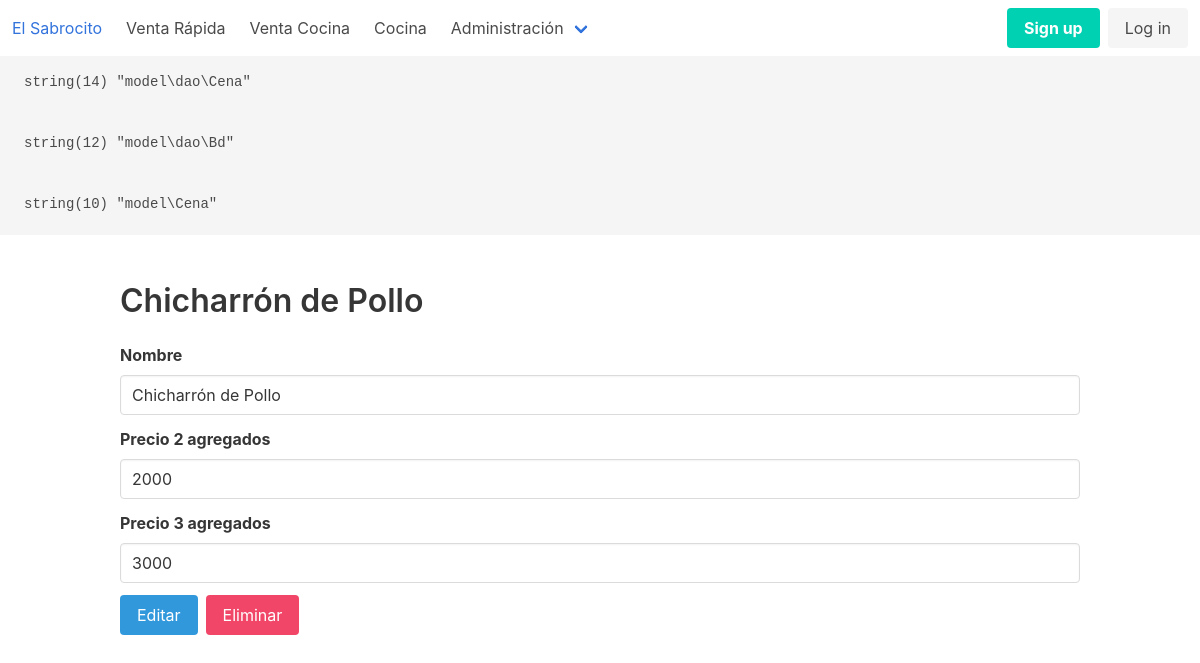
The app's page /view/cena_nuevo.php?id=1 with its own data.
### tables this page shows
CREATE TABLE `cena` (
  `id` int(11) NOT NULL AUTO_INCREMENT,
  `descripcion` varchar(50) NOT NULL,
  `precio_2` int(11) DEFAULT NULL,
  `precio_3` int(11) DEFAULT NULL,
  `visible` tinyint(1) DEFAULT NULL,
  PRIMARY KEY (`id`)
);

### model/dao/Bd.php (called while the page is built, shortened)
<?php
class Bd {
    public static function conexion(){
        try {
            $command = [\PDO::MYSQL_ATTR_INIT_COMMAND => 'SET NAMES  \'UTF8\''];
            $_db = new \PDO('mysql:host=localhost;dbname=restorant', 'restorant', 'restorant', $command);
            $_db->setAttribute(\PDO::ATTR_ERRMODE, \PDO::ERRMODE_EXCEPTION);
            $_db->beginTransaction();
            $sth = $_db->prepare("BEGIN");
            $sth->execute();
            $_db->commit();
            return $_db;
        }
        catch (\PDOException $ex) {
            echo "<pre>"; var_dump($ex); echo "</pre>";
            die();
        }
    }
}

### model/dao/Cena.php (called while the page is built, shortened)
<?php
class Cena extends Bd
{
    public static function obtener($id){
        try{
            $sql = "SELECT * FROM cena WHERE id = :id;";
            $sth = self::conexion()->prepare($sql);
            $sth->execute([ ':id' => $id ]);
            return $sth->fetchObject('\model\Cena');
        }catch(PDOException $e){
            var_dump($e);
            die();
        }
    }
}

### model/Cena.php (called while the page is built, shortened)
<?php
class Cena
{
    private int $id = 0, $precio_2, $precio_3, $visible;
    private string $descripcion;
    public function getId(): int
    {
        return $this->id;
    }
    public function getPrecio2(): int
    {
        return $this->precio_2;
    }
    public function getPrecio3(): int
    {
        return $this->precio_3;
    }
    public function getDescripcion(): string
    {
        return $this->descripcion;
    }
}

### view/cena_nuevo.php (the view, shortened to what this page needs)
<?php
include '../config.inc';
$cena = $_GET['id'] == '0' ? new \model\Cena() : \model\dao\Cena::obtener($_GET['id']);
?>
<!DOCTYPE html>
<html class="has-navbar-fixed-top">
<?php include RUTA . 'view/header.inc'; ?>
<body>
<?php include RUTA . 'view/navbar.inc'; ?>
<section class="section">
    <div class="container">
        <nav class="level">
            <div class="level-left">
                <div class="level-item">
                    <p class="title"><?= ($cena->getId() === 0) ? 'Nueva Cena' : $cena->getDescripcion() ?></p>
                </div>
            </div>
        </nav>
        <form method="post" action="<?= URL ?>controller/router.php">
            <div class="field">
                <label class="label">Nombre</label>
                <div class="control">
                    <input class="input" name="descripcion" maxlength="50" required autofocus
                           value="<?= ($cena->getId() === 0) ? '' : $cena->getDescripcion() ?>" />
                </div>
            </div>
            <div class="field">
                <label class="label">Precio 2 agregados</label>
                <div class="control">
                    <input class="input" type="number" name="precio_2" required
                           value="<?= ($cena->getId() === 0) ? '2000' : $cena->getPrecio2() ?>" />
                </div>
            </div>
            <div class="field">
                <label class="label">Precio 3 agregados</label>
                <div class="control">
                    <input class="input" type="number" name="precio_3" required
                           value="<?= ($cena->getId() === 0) ? '3000' : $cena->getPrecio3() ?>" />
                </div>
            </div>
            <?php if($cena->getId() === 0){
                echo "<button class='button is-primary' type='submit' name='accion' value='nuevo'>Nuevo</button>";
            } else {
                echo "<div class='buttons'>";
                echo "<button class='button is-info' type='submit' name='accion' value='editar'>Editar</button>";
                echo "<button class='button is-danger' type='submit' name='accion' value='eliminar'>Eliminar</button>";
                echo "</div>";
            } ?>
        </form>
    </div>
</section>
</body>
</html>

### records on screen
cena: descripcion "Chicharrón de Pollo", precio_2 "2000", precio_3 "3000"
